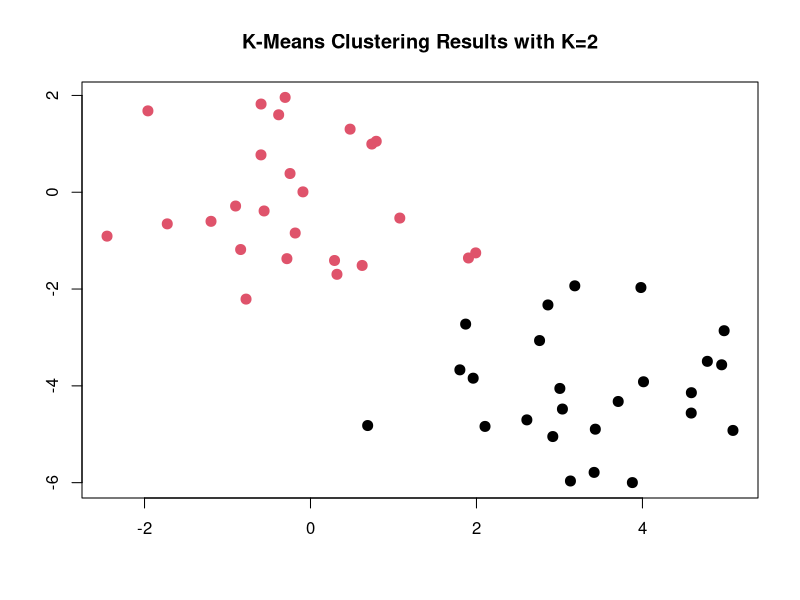
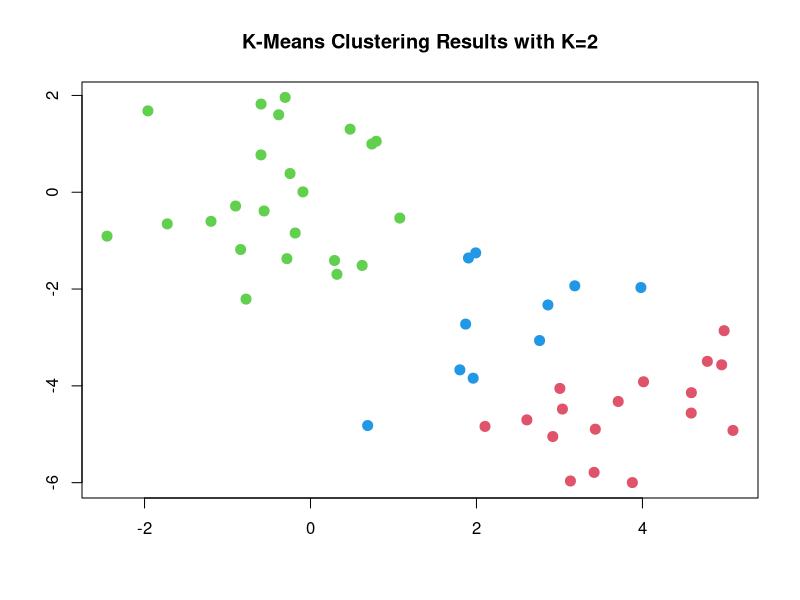

Write R code to recreate these figures, in order.
## ---- chunk 1
knitr::opts_chunk$set(echo = TRUE)
## ---- chunk 2
set.seed(2)
x = matrix(rnorm(50*2), ncol = 2)
x[1:25,1]=x[1:25,1]+3
x[1:25,2]=x[1:25,2]-4

x
## ---- chunk 3
km.out = kmeans(x, 2, nstart =20)
plot(x, col=(km.out$cluster), main="K-Means Clustering Results with K=2", xlab="", ylab="", pch=20, cex=2)

## ---- chunk 4
set.seed(4)
km.out=kmeans(x,3, nstart =20)
km.out

## ---- chunk 5
plot(x, col=(km.out$cluster+1), main="K-Means Clustering Results with K=2", xlab="", ylab="", pch=20, cex=2)
